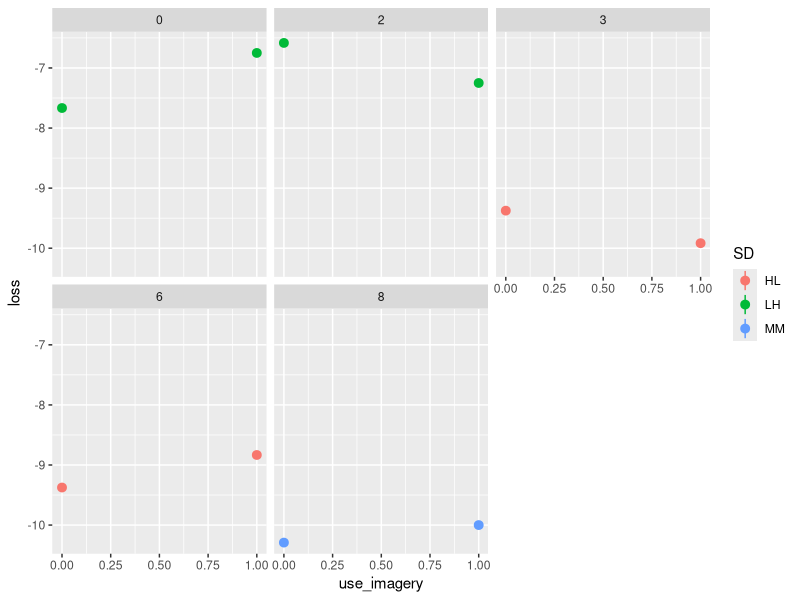
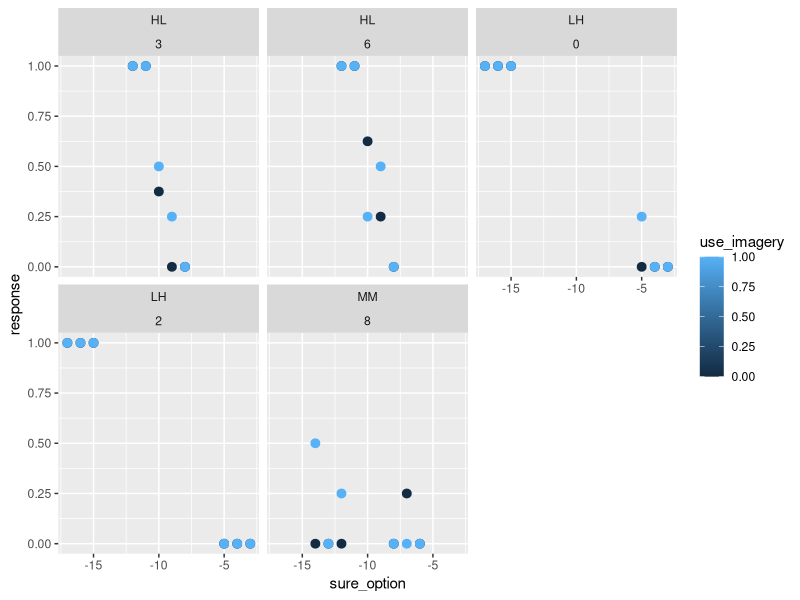
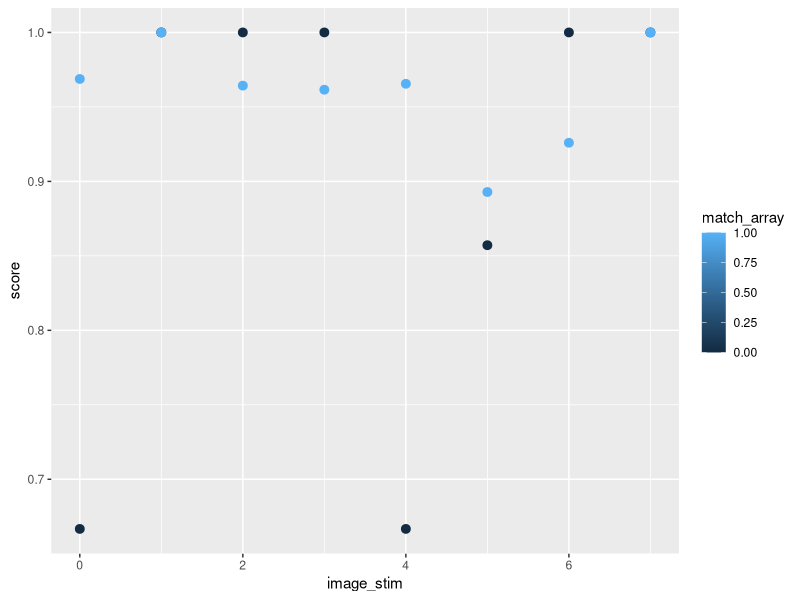

R code for these plots, in order:
#####################################
# Gambling
#####################################
library(dplyr)
df = read.csv("2023-05-10_1008_gambling_task.csv")
df_gamble = df %>% filter(!is.na(sure_option))

library(ggplot2)
ggplot(df_gamble,aes(x = use_imagery,y = loss,color = SD,group = SD))+
 stat_summary(fun = "mean")+facet_wrap(~side_1_stim)
  
ggplot(df_gamble,aes(x = sure_option,y = response,color = use_imagery,group = use_imagery))+
  stat_summary(fun = "mean",position = 'dodge')+facet_wrap(SD~side_1_stim)

#####################################
# Exposure
#####################################
exp_df = read.csv("2023-04-24_1003_exposure_task.csv")
exp_df = exp_df%>%
  mutate(score = ifelse((match_array==1 & response == 1)|(match_array==0 & response == 0),1,0))
library(ggplot2)
ggplot(exp_df,aes(x = image_stim,score,group = match_array,color = match_array))+
  stat_summary(fun = "mean")
